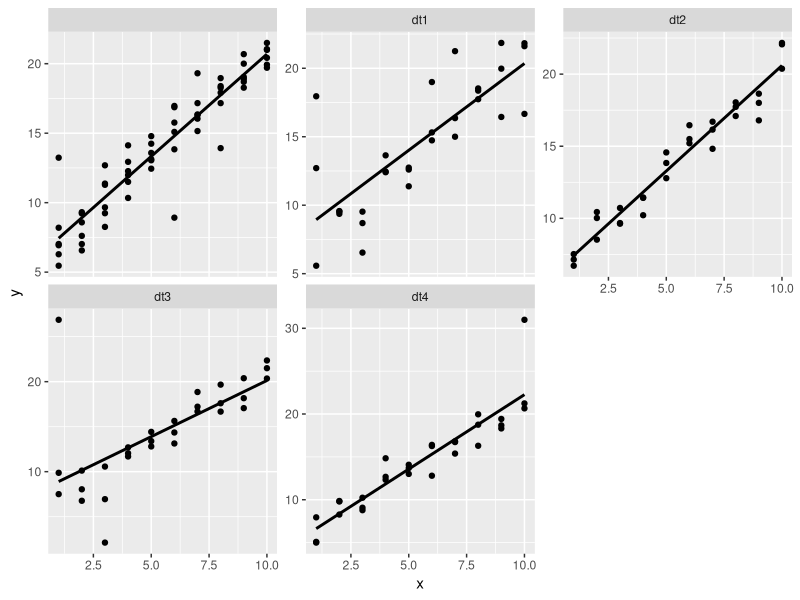
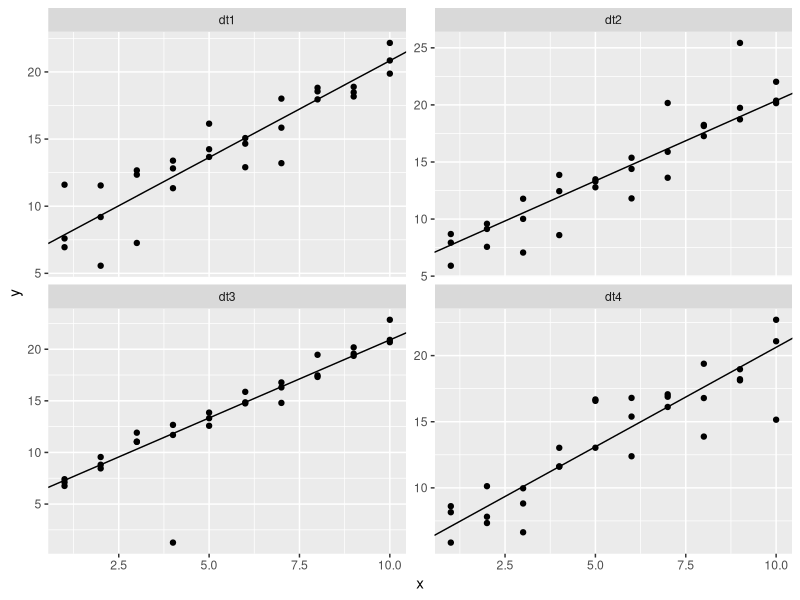

These charts were generated, in order, by the following R code: (Note: this script raises an error after producing the figures.)
## ---- chunk 1
library(tidyverse)
library(modelr)

options(na.action = na.warn)
## ---- chunk 2

set.seed(2131)
create_random <- function() {
  tibble(
    x = rep(1:10, each = 3),
    y = x * 1.5 + 6 + rt(length(x), df = 2)
  )
}

setNames(1:6, paste0("dt", 1:4)) %>% 
  map(~ create_random()) %>%
  enframe() %>% 
  unnest() %>% 
  ggplot(aes(x, y)) +
  geom_point() +
  geom_smooth(method = "lm", colour = "black", se = FALSE) +
  facet_wrap(~ name, scales = "free_y")
## ---- chunk 3
model1 <- function(a, data) {
  a[1] + data$x * a[2]
}

measure_distance <- function(mod, data) {
  diff <- data$y - model1(mod, data)
  mean(abs(diff))
}
## ---- chunk 4
create_random <- function() {
  tibble(
    x = rep(1:10, each = 3),
    y = x * 1.5 + 6 + rt(length(x), df = 2)
  )
}

model_data <-
  setNames(1:4, paste0("dt", 1:4)) %>% 
  map(~ create_random())

final_data <-
  model_data %>% 
  map(~ optim(c(0, 0), measure_distance, data = .x)$par) %>% 
  enframe() %>%
  unnest() %>% 
  mutate(type = rep(c("int", "slope"), nrow(.) / 2)) %>% 
  spread(type, value) %>% 
  right_join(model_data %>% enframe() %>% unnest())

final_data %>% 
  ggplot(aes(x, y)) +
  geom_point() +
  geom_abline(aes(intercept = int, slope = slope)) +
  facet_wrap(~ name, scales = "free_y")
## ---- chunk 5
model1 <- function(a, data) {
  a[1] + data$x * a[2] + a[3]
}

measure_distance <- function(mod, data) {
  diff <- data$y - model1(mod, data)
  mean(abs(diff))
}

optim(c(0, 0), measure_distance, data = model_data$dt1)$par
## ---- chunk 6
mod1 <- loess(y ~ x, data = sim1)

sim1 %>% 
  add_predictions(mod1) %>% 
  ggplot(aes(x, y)) +
  geom_point() +
  geom_line(aes(y = pred), colour = "red")

sim1 %>% 
  ggplot(aes(x, y)) +
  geom_point() +
  geom_smooth()

## ---- chunk 7
new_data <- tibble(
  y = rnorm(100),
  x = y + rnorm(100, mean = 5),
  z = y * runif(100, max = 100)
)

mod1 <- lm(y ~ x, data = new_data)
mod2 <- lm(y ~ z, data = new_data)

final_data <-
  new_data %>% 
  gather_predictions(mod1, mod2)

  
final_data %>% 
  ggplot(aes(pred, colour = model)) +
  geom_freqpoly()
## ---- chunk 8
new_data %>% 
  spread_predictions(mod1, mod2)
## ---- chunk 9
mod1 <- lm(y ~ x, data = sim2)
mod2 <- lm(y ~ x + -1, data = sim2)

model_matrix(sim2, y ~ x)
model_matrix(sim2, y ~ x + -1)
## ---- chunk 10
grid <-
  sim2 %>% 
  data_grid(x) %>% 
  add_predictions(mod2)

ggplot(sim2, aes(x)) + 
  geom_point(aes(y = y)) +
  geom_point(data = grid, aes(y = pred), colour = "red", size = 4)

## ---- chunk 11
mod1 <- lm(y ~ x1 + x2, data = sim3)
mod2 <- lm(y ~ x1 * x2, data = sim3)

mod1 <- lm(y ~ x1 + x2, data = sim4)
mod2 <- lm(y ~ x1 * x2, data = sim4)

model_matrix(sim3, y ~ x1 + x2)
model_matrix(sim3, y ~ x1 * x2)
## ---- chunk 12
model_matrix(sim4, y ~ x1 + x2)
model_matrix(sim4, y ~ x1 * x2)
## ---- chunk 13
mod1 <- lm(y ~ x1 + x2, data = sim3)
mod2 <- lm(y ~ x1 * x2, data = sim3)
## ---- chunk 14
model_matrix_mod1 <- function(.data) {
  mutate(.data,
         `x2b` = as.numeric(x2 == "b"),
         `x2c` = as.numeric(x2 == "c"),
         `x2d` = as.numeric(x2 == "d"),
         `x1:x2b` = x1 * x2b,
         `x1:x2c` = x1 * x2c,
         `x1:x2d` = x1 * x2d) %>%
    select(x1, x2b, x2c, x2d, `x1:x2b`, `x1:x2c`, `x1:x2d`)
}

model_matrix_mod2 <- function(.data) {
  mutate(.data, `x1:x2` = x1 * x2) %>%
    select(x1, x2, `x1:x2`)
}

model_matrix_mod1(sim3)
## ---- chunk 15
model_matrix_mod2(sim4)
## ---- chunk 16
mod1 <- lm(y ~ x1 + x2, data = sim4)
mod2 <- lm(y ~ x1 * x2, data = sim4)

resid_res <-
  sim4 %>% 
  gather_residuals(mod1, mod2)

resid_res %>% 
    ggplot(aes(x = resid, colour = model)) +
    geom_freqpoly(binwidth = 0.5)
